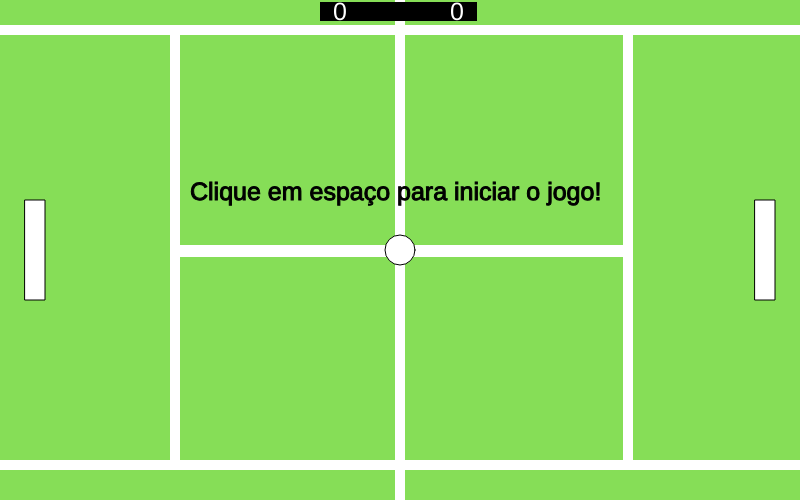
Frame 1 (no input)
Frame 60 (no input): identical to frame 1, image omitted
Frame 120 (the mouse pressed at the canvas centre since frame 60): identical to frame 1, image omitted

The p5.js sketch that drew this single still picture (run headless with seeded random() and noise() and a simulated clock; from frame 60 on, the mouse is pressed at the canvas centre):

// p5.js sketch
// ── sketch.js
let started = 0

let cursor1 = 200
let cursor2 = 200
//Acrescentei mais duas variáveis do cursor
//Elas vão armazenar a posição x dos cursores
let cursor1x = 25 
let cursor2x = 755

let cor_bola = 1

let bolax = 400
let bolay = 250

let rebatidas = 0

let velx;
let vely = 0

let jogador1 = 0
let jogador2 = 0

function setup() {
  createCanvas(800, 500);
  
  //Coloquei isso para na primeira vez que o jogo for jogado, a bola ir ou para a direita ou para a esquerda de maneira aleatória
  if (random(1) < 0.5) {
    velx = 6;
  }
  else {
    velx = -6;
  }
}

function draw() {
  //Retirei o segundo if e coloquei um else
  if (rebatidas < 5 ) {
    background(134, 222, 87);
  }
  else{
    background(134,222,87,80)
  }

  // Linhas
  fill(255)
  noStroke()
  rect(395,0,10,500)
  rect(0,25,801,10)
  rect(0,460,801,10)
  rect(170,25,10,440)
  rect(623,25,10,440)
  rect(170,245,456,12)
  
  // Placar
  textSize(25)
  fill(0,0,0)
  rect(320,2,157,19)
  fill(255,255,255)
  text(jogador1,333,20)
  text(jogador2,450,20)
  
  stroke(0,0,0)
  // Cursor 1
  rect(cursor1x,cursor1,20,100)
  // Cursor 2
  rect(cursor2x,cursor2,20,100)
  
  // Bola
  if (cor_bola==2){
    fill(201, 91, 60)
  }
  if (cor_bola==3){
    //Adicionei a cor amarela, pode mudar se quiser
    fill(255, 255, 0)
  }
  circle(bolax,bolay,30)
  
  if ( rebatidas > 4 ) {
    cor_bola = 2
  }
  //Esse if estava dentro do de cima, eu retirei
  if ( rebatidas > 9) {
    cor_bola = 3
  }
  
  //Retirei o segundo if e coloquei else
  if ( started == 0 ) {
    fill(0)
    text("Clique em espaço para iniciar o jogo!",190,200)
  }
  else{
    start()
  }
}

function keyPressed () {
  if (keyCode === 32 ) {
    if (jogador1 == 0 && jogador2 == 0 ) {
      started = 1
    }
  if (jogador1 == 10 ) {
      bolax = 400
      bolay = 250
      jogador2 = 0
      jogador1 = 0
      //Coloquei o started com o valor 0 para voltar para a tela inicial
      started = 0
      //Coloquei a velx com o valor -6 para que o jogador 1 começasse com a bola depois de ter vencido o jogo anterior
      velx = -6
      cursor1 = 200
      cursor2 = 200
  }
  if (jogador2 == 10 ) { 
      bolax = 400
      bolay = 250
      jogador2 = 0
      jogador1 = 0
      //Coloquei o started com o valor 0 para voltar para a tela inicial
      started = 0
      //Coloquei a velx com o valor 6 para que o jogador 2 começasse com a bola depois de ter vencido o jogo anterior
      velx = 6
      cursor1 = 200
      cursor2 = 200
    }
  }
}

function start () {
  
  // Movimento da bola
  bolax += velx
  bolay += vely

  // Limites com as paredes
  //
  if ( bolay > 485 ) {
    bolay = 485
    vely = vely * -1
  }
  if ( bolay < 15 ) {
    bolay = 15
    vely = vely * -1
  }

  if ( bolax > 785 ) {
    jogador1 += 1
    bolax = 785
    velx = 6
    velx = velx * -1
    rebatidas = 0
    cor_bola = 1
  }
  if ( bolax < 15 ) {
    jogador2 += 1
    bolax = 15
    velx = 6
    velx = velx * 1
    rebatidas = 0
    cor_bola = 1
  }

  // Colisão com raquete esquerda (somente frente)
  //Corrigir a colisão para ser baseada no cursor1x
  if (velx < 0 && bolax - 15 <= cursor1x+20) { 
    if (bolay > cursor1 && bolay < cursor1 + 100) {
      //Retirada dos if pois era desnecessário
      //Correção do fixamento da posição x da bola
      bolax = 60; // impede atravessar
      velx *= -1
      vely += random(-2,2)
      rebatidas += 1
    }
  }
  
  // Colisão com raquete direita (somente frente)
  //Corrigir a colisão para ser baseada no cursor2x
  if (velx > 0 && bolax + 15 >= cursor2x) {
    if (bolay > cursor2 && bolay < cursor2 + 100) {
      //Retirada dos ifs pois era desnecessários.
      //Correção do fixamento da posição x da bola
      bolax = 740;
      //A velocidade da bola só aumenta quando colique com essa raquete
      velx += 1
      velx *= -1
      vely += random(-2,2)
      rebatidas += 1
    }
  }
  
  //Retirada de todos os "if else" pois só era preciso mudar a lógica do if e dava tudo certo
  if ( keyIsDown(UP_ARROW) ) {
    if ( cursor2 != 0) {
      cursor2 -= 5 
    }
  }
  if ( keyIsDown(DOWN_ARROW) ) {
    if ( cursor2 != 400) {
      cursor2 += 5 
    }
  }
  
  if ( keyIsDown(87) ) {
    if ( cursor1 != 0) {
      cursor1 -= 5 
    }
  }
  if ( keyIsDown(83) ) {
    if ( cursor1 != 400) {
      cursor1 += 5 
    }
  }
  
  // Encerramento do jogo
  if ( jogador1 == 10 ) {
    velx = 0
    vely = 0
    rebatidas = 0
    fill(0)
    text("O jogador 1 é o campeão!", 240, 200)
    //Adicionei o texto abaixo para reiniciar
    text("Pressione espaço para reiniciar.", 205, 250)
  }
  
  if ( jogador2 == 10 ) {
    rebatidas = 0
    velx = 0
    vely = 0
    fill(0)
    text("O jogador 2 é o campeão!", 240, 200)
    //Adicionei o texto abaixo para reiniciar
    text("Pressione espaço para reiniciar.", 205, 250)
  }
}
